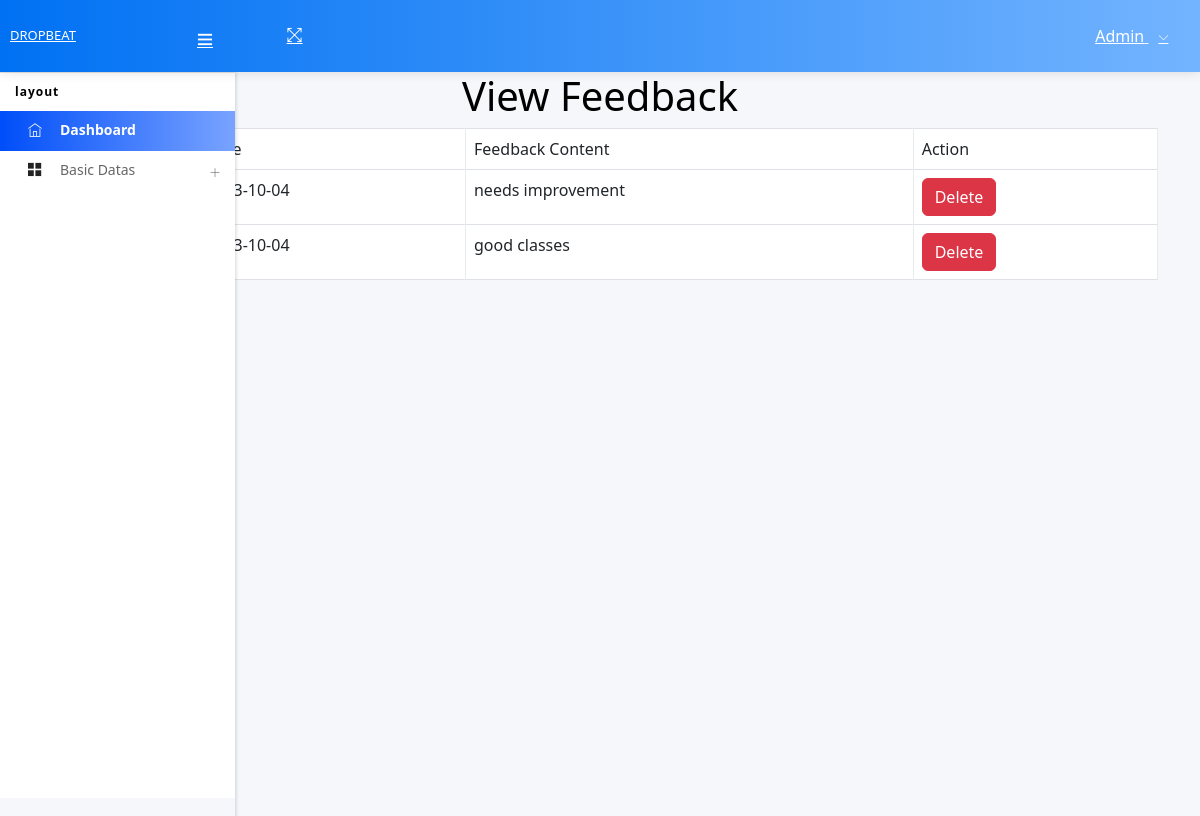
Before: /Project/Admin/viewFeedback.php with the older database file.
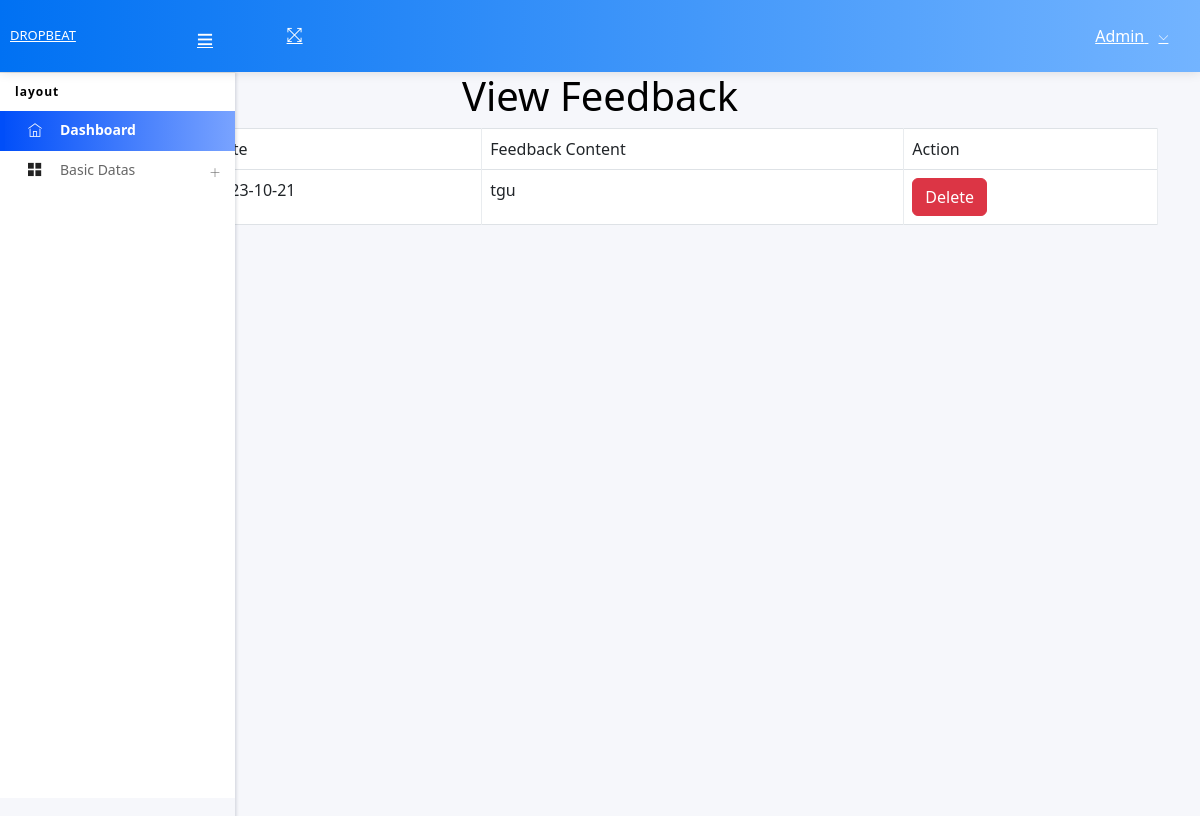
After: the same page with the newer database file.
### tables this page shows
CREATE TABLE `tbl_feedback` (
  `feedback_id` int(11) NOT NULL auto_increment,
  `feedback_date` varchar(100) NOT NULL,
  `feedback_content` varchar(100) NOT NULL,
  `student_id` int(11) NOT NULL,
  `trainer_id` int(11) NOT NULL,
  PRIMARY KEY  (`feedback_id`)
);

### Project/Admin/viewFeedback.php (the view, shortened to what this page needs)
<?php
include("Head.php");
?>
<!DOCTYPE html PUBLIC "-//W3C//DTD XHTML 1.0 Transitional//EN" "http://www.w3.org/TR/xhtml1/DTD/xhtml1-transitional.dtd">
<html xmlns="http://www.w3.org/1999/xhtml">
<head>
<link href="https://cdn.jsdelivr.net/npm/bootstrap@5.5.0/dist/css/bootstrap.min.css" rel="stylesheet">
</head>
<body style="background-color:lightslategray;color: black;">
<body>
<div class="container">
<center><h1>View Feedback</h1></center>
        <form id="form1" name="form1" method="post" action="">
            <table class="table table-bordered" align="center" cellpadding="10">
                <tr>
                    <th>Sl.No</th>
                    <td>Date</td>
                    <td>Feedback Content</td>
                    <td>Action</td>
                </tr>
                <?php
                $i = 0;
                $selQry = "select * from tbl_feedback";
                $data = mysql_query($selQry);
                while ($row = mysql_fetch_array($data)) {
                    $i++;
                ?>
                <tr>
                    <td><?php echo $i; ?></td>
                    <td><?php echo $row["feedback_date"]; ?></td>
                    <td><?php echo $row["feedback_content"]; ?></td>
                    <td>
                        <a href="viewFeedback.php?cid=<?php echo $row["feedback_id"]; ?>" class="btn btn-danger">Delete</a>
                    </td>
                </tr>
                <?php
                }
                ?>
            </table>
        </form>
    </div></body>
</html>

### Project/Admin/Head.php (shortened to what this page needs)
<!DOCTYPE html>
<html lang="en">
<head>
      <link rel="stylesheet" type="text/css" href="../Assets/Template/Admin/assets/css/bootstrap/css/bootstrap.min.css">
      <link rel="stylesheet" type="text/css" href="../Assets/Template/Admin/assets/icon/themify-icons/themify-icons.css">
	  <link rel="stylesheet" type="text/css" href="../Assets/Template/Admin/assets/icon/font-awesome/css/font-awesome.min.css">
      <link rel="stylesheet" type="text/css" href="../Assets/Template/Admin/assets/icon/icofont/css/icofont.css">
      <link rel="stylesheet" type="text/css" href="../Assets/Template/Admin/assets/css/style.css">
      <link rel="stylesheet" type="text/css" href="../Assets/Template/Admin/assets/css/jquery.mCustomScrollbar.css">
  </head>
  <body>
  <body>
    <div id="pcoded" class="pcoded">
        <div class="pcoded-container navbar-wrapper">
            <nav class="navbar header-navbar pcoded-header">
               <div class="navbar-wrapper">
                   <div class="navbar-logo">
                       <a class="mobile-menu" id="mobile-collapse" href="#!">
                           <i class="ti-menu"></i>
                       </a>
                       <a href="#">
                          Dropbeat
                       </a>
                   </div>
                   <div class="navbar-container container-fluid">
                       <ul class="nav-left">
                           <li>
                               <a href="#!" onclick="javascript:toggleFullScreen()">
                                   <i class="ti-fullscreen"></i>
                               </a>
                           </li>
                       </ul>
                       <ul class="nav-right">
                           <li class="user-profile header-notification">
                               <a href="#!">
                                    <span>Admin</span>
                                   <i class="ti-angle-down"></i>
                               </a>
                           </li>
                       </ul>
                   </div>
               </div>
           </nav>
            <div class="pcoded-main-container">
                <div class="pcoded-wrapper">
                    <nav class="pcoded-navbar">
                        <div class="pcoded-inner-navbar main-menu">
                            <div class="pcoded-navigatio-lavel" data-i18n="nav.category.navigation">Layout</div>
                            <ul class="pcoded-item pcoded-left-item">
                                <li class="active">
                                    <a href="index.html">
                                        <span class="pcoded-micon"><i class="ti-home"></i><b>D</b></span>
                                        <span class="pcoded-mtext" data-i18n="nav.dash.main">Dashboard</span>
                                    </a>
                                </li>
                                <li class="pcoded-hasmenu">
                                    <a href="javascript:void(0)">
                                        <span class="pcoded-micon"><i class="ti-layout-grid2-alt"></i></span>
                                        <span class="pcoded-mtext"  data-i18n="nav.basic-components.main">Basic Datas</span>
                                    </a>
                                </li>
                            </ul>
                    </nav>
                    <div class="pcoded-main-container">
                <div class="pcoded-wrapper">

Changed rows visible on the page:
removed tbl_feedback: feedback_date "2023-10-04", feedback_content "needs improvement"
removed tbl_feedback: feedback_date "2023-10-04", feedback_content "good classes"
added tbl_feedback: feedback_date "2023-10-21", feedback_content "tgu"
